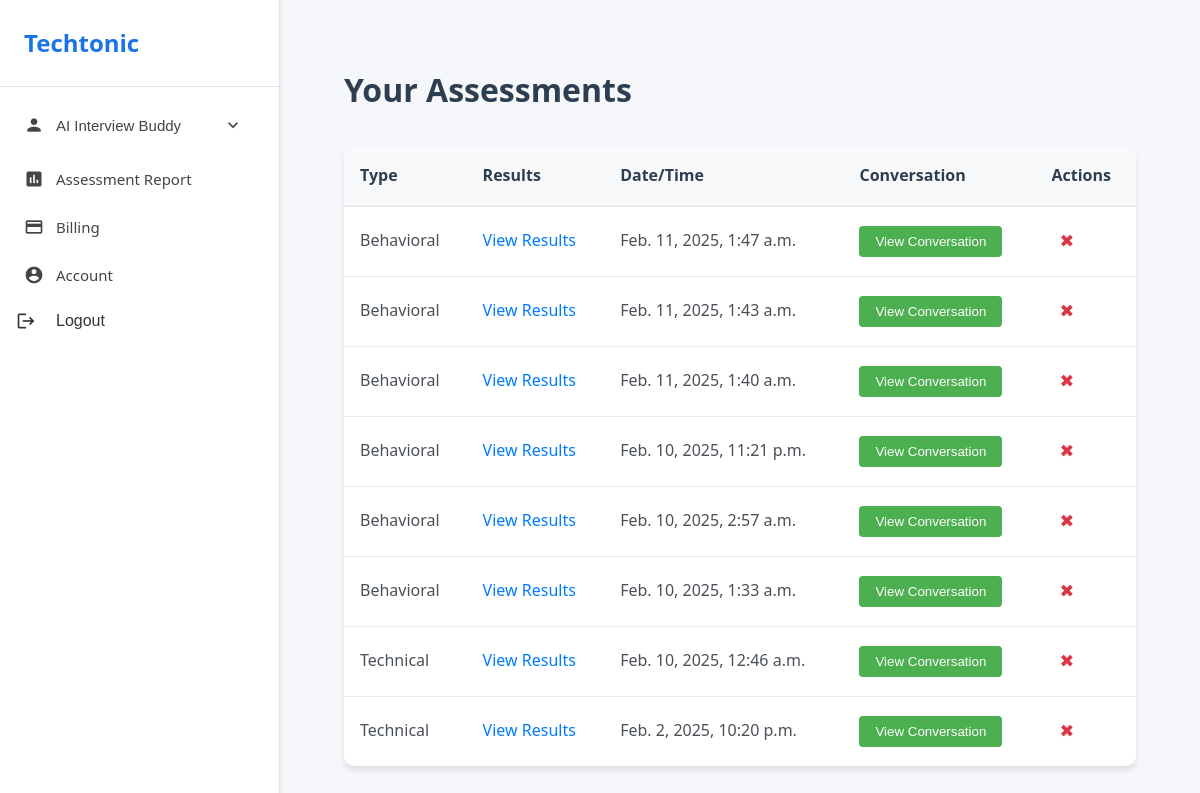
Before: /assessments/list/ (signed in) with the older database file.
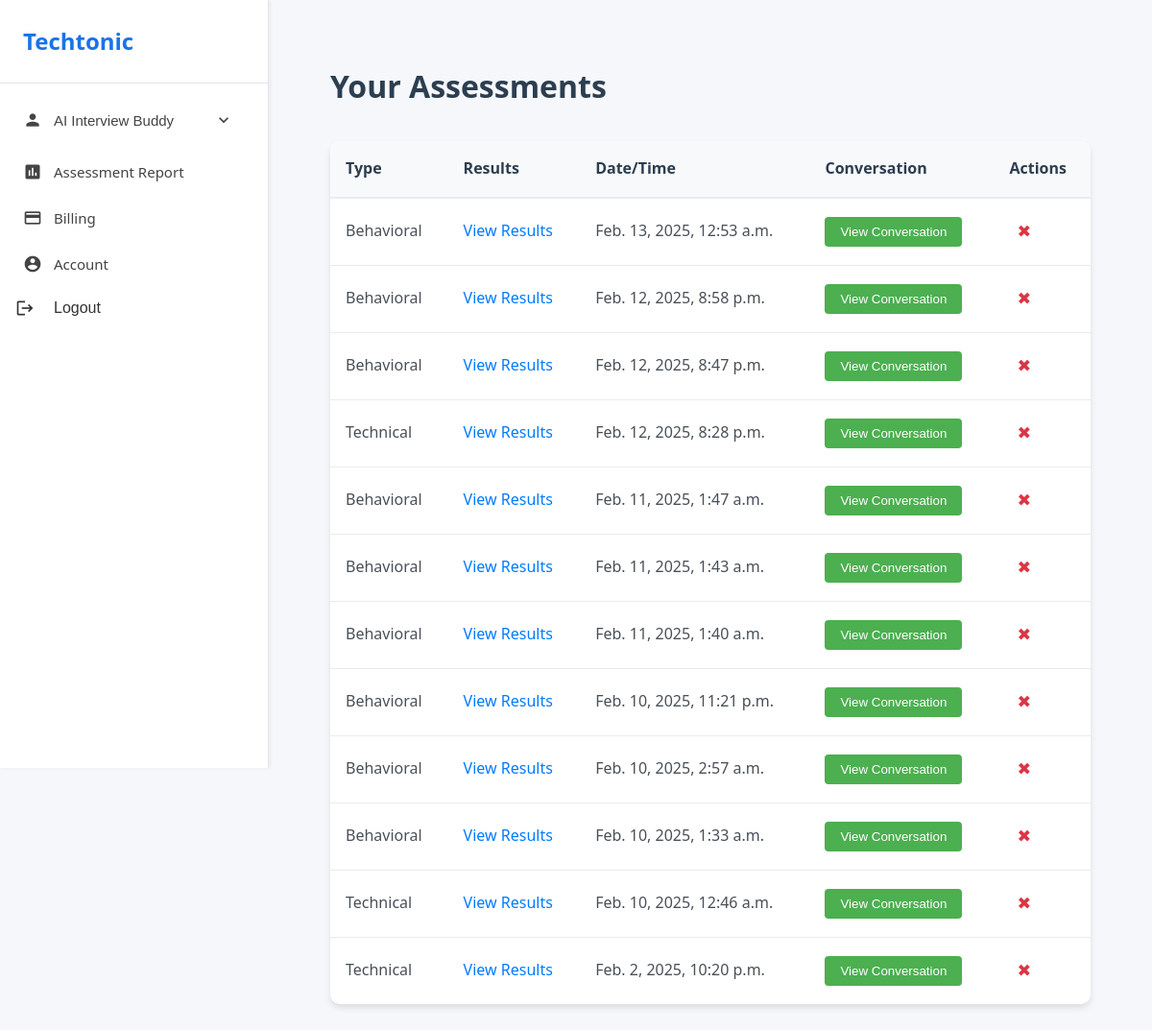
After: the same page with the newer database file.
### assessments/models.py (models this page shows, shortened)
class Assessment(models.Model):
    ASSESSMENT_TYPES = [
        ('behavioral', 'Behavioral'),
        ('technical', 'Technical'),
    ]
    user = models.ForeignKey(User, on_delete=models.CASCADE, default=1)
    conversation = models.TextField()
    assessment_type = models.CharField(
        max_length=20,
        choices=ASSESSMENT_TYPES,
        default='technical'
    )
    created_at = models.DateTimeField(auto_now_add=True)
    analysis = models.JSONField(null=True, blank=True)

### assessments/views.py (the view)
# urls.py: path('list/', views.list_interviews, name='list_interviews'),  # New endpoint
@login_required  # Ensures only logged-in users can access this view
def list_interviews(request):
    if request.user.is_authenticated:
        assessments = Assessment.objects.filter(user=request.user).order_by('-created_at')
        return render(request, 'assessments/list_interviews.html', {'assessments': assessments})
    else:
        return render(request, 'assessments/list_interviews.html', {'error': 'You need to log in to view your interviews.'})

### assessments/templates/assessments/list_interviews.html
{% extends 'users/base.html' %}
{% load static %}
{% block content %}
<link rel="stylesheet" href="{% static 'assessments/css/list_interviews.css' %}">
<div class="content-container">
    <h1>Your Assessments</h1>
    {% if assessments %}
        <table class="assessment-table">
            <thead>
                <tr>
                    <th>Type</th>
                    <th>Results</th>
                    <th>Date/Time</th>
                    <th>Conversation</th>
                    <th>Actions</th>
                </tr>
            </thead>
            <tbody>
                {% for assessment in assessments %}
                <tr id="assessment-{{ assessment.id }}">
                    <td>{{ assessment.get_assessment_type_display }}</td>
                    <td><a href="{% url 'view_analysis' assessment.id %}">View Results</a></td>
                    <td>{{ assessment.created_at }}</td>
                    <td>
                        <button
                            class="view-conversation-btn"
                            onclick='AssessmentManager.showConversation("{{ assessment.id }}", JSON.parse(`{{ assessment.conversation|escapejs }}`))'
                        >
                            View Conversation
                        </button>
                    </td>
                    <td>
                        <button
                            class="delete-btn"
                            onclick="AssessmentManager.deleteAssessment({{ assessment.id }})"
                            title="Delete assessment"
                        >✖</button>
                    </td>
                </tr>
                {% endfor %}
            </tbody>
        </table>
    {% else %}
        <p>You have no assessments yet.</p>
    {% endif %}
</div>
{% endblock %}

### users/templates/users/base.html (shortened to what this page needs)
<!DOCTYPE html>
<html lang="en">
<head>
    {% load static %}
    <link rel="stylesheet" href="{% static 'users/css/style.css' %}">
    <link rel="stylesheet" href="{% static 'assessments/css/conversation_popup.css' %}">
</head>
<body>
    <div class="app-container">
        {% if user.is_authenticated %}
        <aside class="sidebar">
            <div class="sidebar-header">
                <h1>Techtonic</h1>
            </div>
            <nav class="sidebar-nav">
                <div class="nav-section">
                    <div class="nav-group">
                        <button class="nav-group-header" onclick="toggleGroup(this)">
                            <span class="material-icons">person</span>
                            AI Interview Buddy
                            <span class="material-icons arrow">expand_more</span>
                        </button>
                    </div>
                    <a href="{% url 'list_interviews' %}" class="nav-item {% if active_page == 'assessments' %}active{% endif %}"
                       onclick="loadContent(event, this.href)">
                        <span class="material-icons">assessment</span>
                        Assessment Report
                    </a>
                    <a href="#" class="nav-item">
                        <span class="material-icons">payment</span>
                        Billing
                    </a>
                    <a href="{% url 'account' %}" class="nav-item {% if active_page == 'account' %}active{% endif %}">
                        <span class="material-icons">account_circle</span>
                        Account
                    </a>
                    <form method="post" action="{% url 'logout' %}" class="nav-item-form">
                        <button type="submit" class="nav-item logout-btn">
                            <span class="material-icons">logout</span>
                            Logout
                        </button>
                    </form>
                </div>
            </nav>
        </aside>
        {% endif %}
        <main class="main-content">
            <div class="content-wrapper" id="main-content">
                {% block content %}
                {% endblock %}
            </div>
        </main>
    </div>
    {% include 'assessments/conversation_popup.html' %}
</body>
</html>

### assessments/templates/assessments/conversation_popup.html (shortened to what this page needs)
{% load static %}
<link rel="stylesheet" href="{% static 'assessments/css/conversation_popup.css' %}">

### users/static/users/css/style.css (style rules this page uses)
* { margin: 0; padding: 0; box-sizing: border-box; }
body { font-family: 'Segoe UI', Tahoma, Geneva, Verdana, sans-serif; background-color: #f5f7fa; color: #333; line-height: 1.6; }
.app-container { display: flex; min-height: 100vh; }
.sidebar { width: 280px; background-color: #ffffff; border-right: 1px solid #e1e4e8; display: flex; flex-direction: column; position: fixed; height: 100vh; box-shadow: 2px 0 4px rgba(0, 0, 0, 0.05); }
.sidebar-header { padding: 1.5rem; border-bottom: 1px solid #e1e4e8; }
.sidebar-header h1 { font-size: 1.5rem; color: #1a73e8; margin: 0; }
.sidebar-nav { padding: 1rem 0; overflow-y: auto; }
.nav-section { margin-bottom: 1.5rem; }
.nav-group { margin-bottom: 0.5rem; }
.nav-group-header { display: flex; align-items: center; width: 100%; padding: 0.75rem 1.5rem; background: none; border: none; color: #444; font-size: 0.9375rem; cursor: pointer; transition: background-color 0.2s, color 0.2s; }
.nav-group-header .material-icons { margin-right: 0.75rem; font-size: 1.25rem; }
.nav-group-header .arrow { margin-left: auto; transition: transform 0.2s; }
.nav-item { display: flex; align-items: center; padding: 0.75rem 1.5rem; color: #444; text-decoration: none; transition: background-color 0.2s, color 0.2s; font-size: 0.9375rem; }
.nav-item .material-icons { margin-right: 0.75rem; font-size: 1.25rem; }
.main-content { flex: 1; margin-left: 280px; padding: 2rem; }
.content-wrapper { max-width: 1200px; margin: 0 auto; }
.assessment-table { width: 100%; border-collapse: collapse; margin-top: 1.5rem; background-color: #ffffff; border-radius: 8px; overflow: hidden; box-shadow: 0 2px 4px rgba(0, 0, 0, 0.05); }
.assessment-table th, .assessment-table td { padding: 1rem; text-align: left; border-bottom: 1px solid #e1e4e8; }
.assessment-table th { background-color: #f8f9fa; font-weight: 500; color: #444; }
.assessment-table a { color: #1a73e8; text-decoration: none; font-weight: 500; }
.delete-btn { background: none; border: none; color: #d93025; cursor: pointer; font-size: 1.1rem; padding: 0.25rem 0.5rem; border-radius: 4px; transition: background-color 0.2s; }

### assessments/static/assessments/css/list_interviews.css (style rules this page uses)
.content-container { max-width: 1200px; margin: 0 auto; padding: 2rem; }
.content-container h1 { color: #2c3e50; margin-bottom: 2rem; font-size: 2rem; font-weight: 600; }
.assessment-table { width: 100%; border-collapse: separate; border-spacing: 0; background: white; border-radius: 10px; overflow: hidden; box-shadow: 0 4px 6px rgba(0, 0, 0, 0.1); }
.assessment-table thead { background-color: #f8f9fa; }
.assessment-table th { padding: 1rem; text-align: left; font-weight: 600; color: #2c3e50; border-bottom: 2px solid #e9ecef; }
.assessment-table td { padding: 1rem; border-bottom: 1px solid #e9ecef; color: #495057; }
.assessment-table tr:last-child td { border-bottom: none; }
.assessment-table a { color: #007bff; text-decoration: none; font-weight: 500; transition: color 0.2s; }
.delete-btn { background: none; border: none; color: #dc3545; cursor: pointer; padding: 0.5rem; border-radius: 4px; transition: all 0.2s; }
.view-conversation-btn { background-color: #4CAF50; color: white; border: none; padding: 8px 16px; border-radius: 4px; cursor: pointer; font-weight: 500; transition: background-color 0.2s, transform 0.2s; }

### users/templates/users/base.html (style rules this page uses)
.nav-item-form { margin: 0; padding: 0; }
.logout-btn { width: 100%; background: none; border: none; text-align: left; cursor: pointer; display: flex; align-items: center; gap: 0.5rem; padding: 0.75rem 1rem; color: inherit; font-size: inherit; }

Changed rows visible on the page:
added Assessment: assessment_type "Behavioral", created_at "Feb. 13, 2025, 12:53 a.m."
added Assessment: assessment_type "Behavioral", created_at "Feb. 12, 2025, 8:58 p.m."
added Assessment: assessment_type "Behavioral", created_at "Feb. 12, 2025, 8:47 p.m."
added Assessment: assessment_type "Technical", created_at "Feb. 12, 2025, 8:28 p.m."
